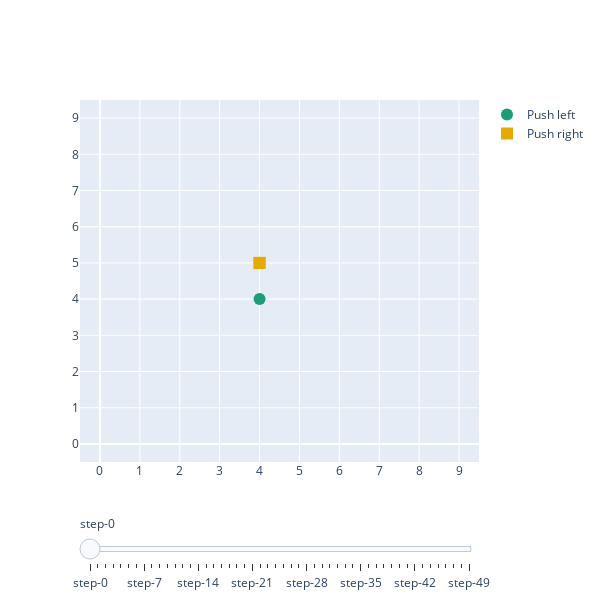
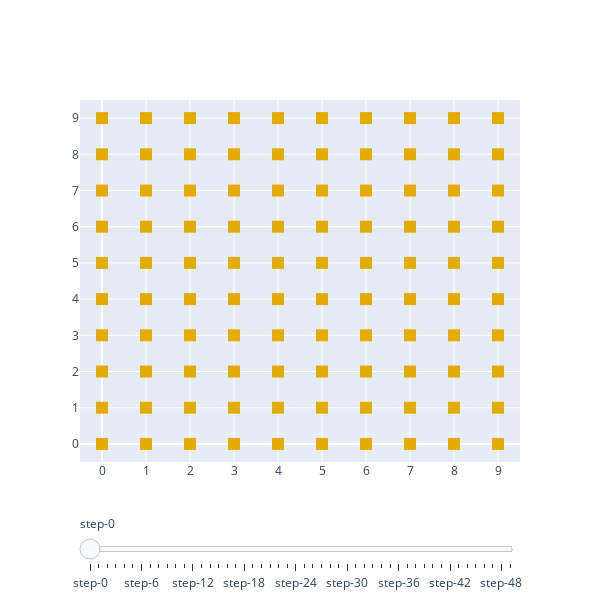

Source (notebook cell) for these figures, in order:
### Code cell
to_plot = ["step", "cumulative_reward", "global_error", "selector"]

stats_to_plot = {key: value for key, value in stats_cr2.items() if key in to_plot}
stats_to_plot["global_error"] = stats_to_plot["global_error"].sum(axis=1)
plot_stats(stats_to_plot, figsize=(10, 8))

stats_to_plot = {"Global error {}".format(idx): stats_cr2["global_error"][:, idx] for idx in range(env.action_space.n)}
plot_stats(stats_to_plot, figsize=(10, 8))

plot_nodes_changes(stats_cr2["mlgng_nodes"], 
                rewards=stats_cr2["cumulative_reward"],
                action_names=act_dict, 
                symbols=act_symbol_plotly, 
                colors=act_color_plotly,
                frequency=10)
plot_nodes_changes(stats_cr2["best_actions"], 
                rewards=stats_cr2["cumulative_reward"],
                action_names=act_dict, 
                symbols=act_symbol_plotly, 
                colors=act_color_plotly)
